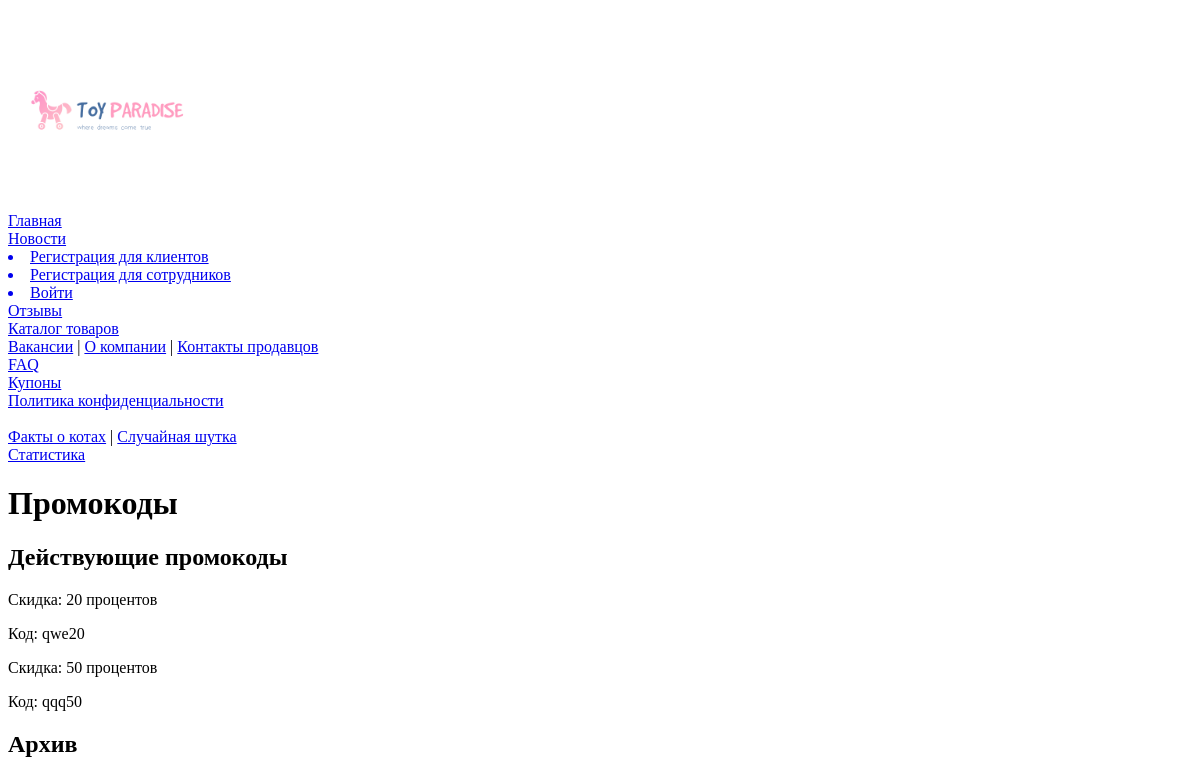
The page /coupons/ on the database as committed earlier.
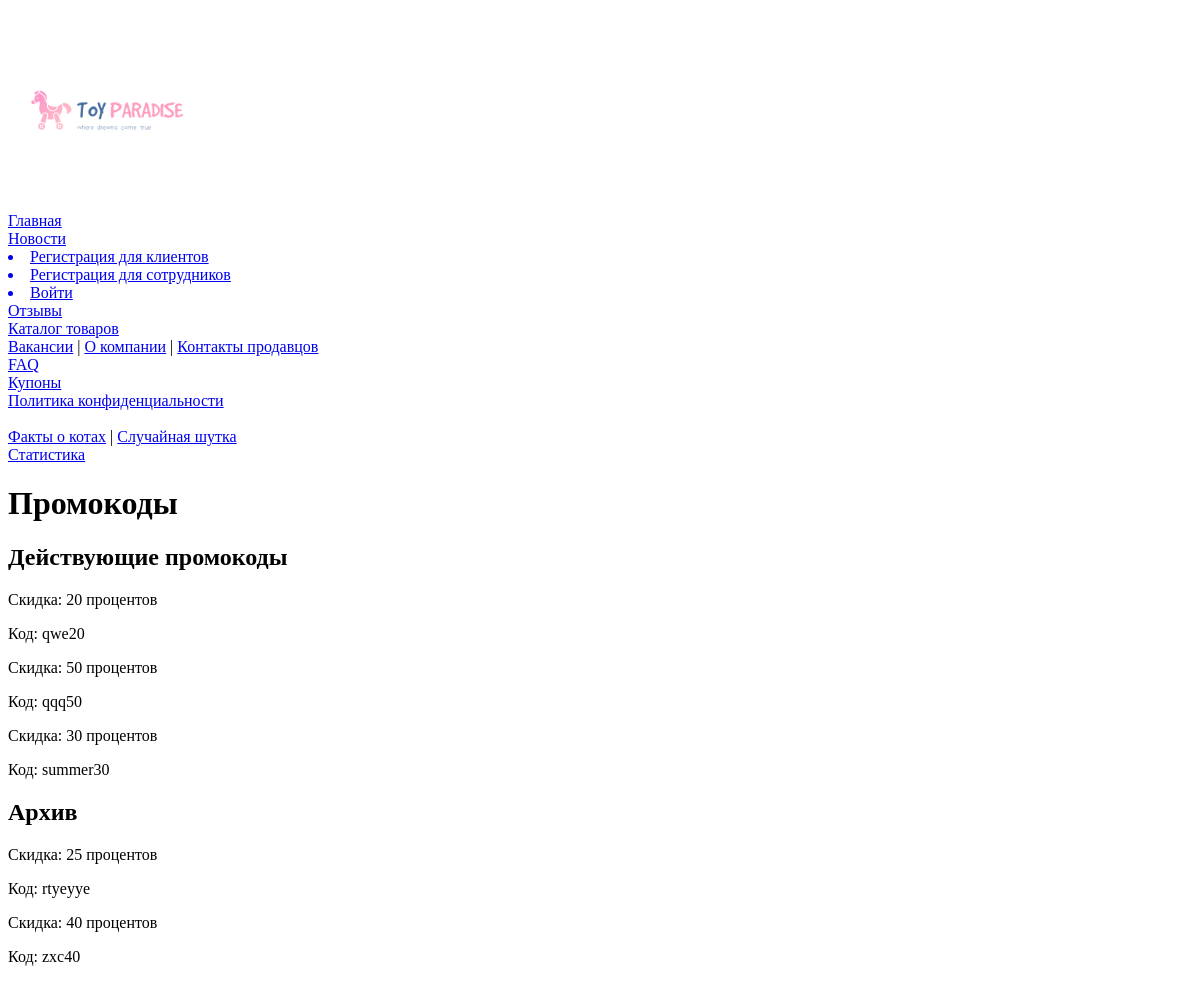
The same page on the database as committed later.
### toyFactory/models.py (models this page shows, shortened)
class Promo(models.Model):
    code = models.CharField(max_length=8)
    discount = models.PositiveSmallIntegerField()
    is_active = models.BooleanField(default=True)

### toyFactory/views.py (the view)
# urls.py: path('coupons/', views.coupons, name='coupons'),
def coupons(request):
    coupons = Promo.objects.all()
    logging.info(f'Coupons: {[coupon.code for coupon in coupons]}')
    return render(request, "coupons.html", {"coupons": coupons})

### toyFactory/templates/coupons.html
{% extends 'base.html' %}
{% block header %}Промокоды{% endblock %}
{% block content %}
    <h2>Действующие промокоды</h2>
        {% for coupon in coupons %}
            {% if coupon.is_active %}
                <p>Скидка: {{ coupon.discount }} процентов</p>
                <p>Код: {{ coupon.code }}</p>
            {% endif %}
        {% endfor %}
    <h2>Архив</h2>
        {% for coupon in coupons %}
            {% if not coupon.is_active %}
                <p>Скидка: {{ coupon.discount }} процентов</p>
                <p>Код: {{ coupon.code }}</p>
            {% endif %}
        {% endfor %}
{% endblock %}

Rows that differ between the two databases and show on the page:
added Promo: discount "30", code "summer30", shown under "Действующие промокоды"
added Promo: discount "25", code "rtyeyye", shown under "Архив"
added Promo: discount "40", code "zxc40", shown under "Архив"
